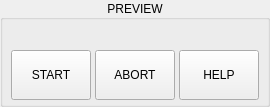
       <widget class="QGroupBox" name="groupbox_preview">
        <property name="title">
         <string>PREVIEW</string>
        </property>
        <property name="alignment">
         <set>Qt::AlignCenter</set>
        </property>
        <layout class="QVBoxLayout" name="verticalLayout_2">
         <property name="spacing">
          <number>4</number>
         </property>
         <property name="leftMargin">
          <number>8</number>
         </property>
         <property name="topMargin">
          <number>12</number>
         </property>
         <property name="rightMargin">
          <number>8</number>
         </property>
         <property name="bottomMargin">
          <number>4</number>
         </property>
         <item>
          <widget class="QLabel" name="lbl_image">
           <property name="sizePolicy">
            <sizepolicy hsizetype="Preferred" vsizetype="Expanding">
             <horstretch>0</horstretch>
             <verstretch>0</verstretch>
            </sizepolicy>
           </property>
           <property name="text">
            <string/>
           </property>
           <property name="pixmap">
            <pixmap>../qtdragon/images/auto_height.png</pixmap>
           </property>
           <property name="scaledContents">
            <bool>true</bool>
           </property>
           <property name="alignment">
            <set>Qt::AlignCenter</set>
           </property>
          </widget>
         </item>
         <item alignment="Qt::AlignBottom">
          <widget class="QWidget" name="widget_buttons" native="true">
           <property name="maximumSize">
            <size>
             <width>16777215</width>
             <height>60</height>
            </size>
           </property>
           <layout class="QHBoxLayout" name="horizontalLayout_13">
            <property name="spacing">
             <number>4</number>
            </property>
            <property name="leftMargin">
             <number>0</number>
            </property>
            <property name="topMargin">
             <number>0</number>
            </property>
            <property name="rightMargin">
             <number>0</number>
            </property>
            <property name="bottomMargin">
             <number>0</number>
            </property>
            <item>
             <widget class="QPushButton" name="btn_start">
              <property name="sizePolicy">
               <sizepolicy hsizetype="Preferred" vsizetype="Fixed">
                <horstretch>0</horstretch>
                <verstretch>0</verstretch>
               </sizepolicy>
              </property>
              <property name="minimumSize">
               <size>
                <width>80</width>
                <height>50</height>
               </size>
              </property>
              <property name="maximumSize">
               <size>
                <width>16777215</width>
                <height>50</height>
               </size>
              </property>
              <property name="text">
               <string>START</string>
              </property>
             </widget>
            </item>
            <item>
             <widget class="ActionButton" name="actionbutton_abort">
              <property name="sizePolicy">
               <sizepolicy hsizetype="Preferred" vsizetype="Fixed">
                <horstretch>0</horstretch>
                <verstretch>0</verstretch>
               </sizepolicy>
              </property>
              <property name="minimumSize">
               <size>
                <width>80</width>
                <height>50</height>
               </size>
              </property>
              <property name="maximumSize">
               <size>
                <width>16777215</width>
                <height>50</height>
               </size>
              </property>
              <property name="text">
               <string>ABORT</string>
              </property>
              <property name="abort_action" stdset="0">
               <bool>true</bool>
              </property>
             </widget>
            </item>
            <item>
             <widget class="QPushButton" name="btn_help">
              <property name="sizePolicy">
               <sizepolicy hsizetype="Preferred" vsizetype="Fixed">
                <horstretch>0</horstretch>
                <verstretch>0</verstretch>
               </sizepolicy>
              </property>
              <property name="minimumSize">
               <size>
                <width>80</width>
                <height>50</height>
               </size>
              </property>
              <property name="maximumSize">
               <size>
                <width>16777215</width>
                <height>50</height>
               </size>
              </property>
              <property name="text">
               <string>HELP</string>
              </property>
             </widget>
            </item>
           </layout>
          </widget>
         </item>
        </layout>
       </widget>
